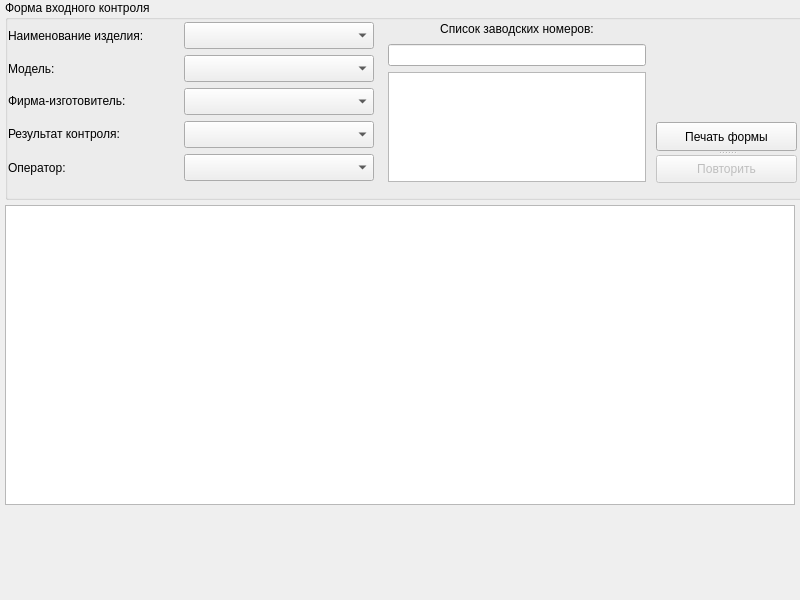
<?xml version="1.0" encoding="UTF-8"?>
<ui version="4.0">
 <class>vkForm</class>
 <widget class="QWidget" name="vkForm">
  <property name="geometry">
   <rect>
    <x>0</x>
    <y>0</y>
    <width>800</width>
    <height>600</height>
   </rect>
  </property>
  <property name="sizePolicy">
   <sizepolicy hsizetype="Fixed" vsizetype="Fixed">
    <horstretch>0</horstretch>
    <verstretch>0</verstretch>
   </sizepolicy>
  </property>
  <property name="minimumSize">
   <size>
    <width>800</width>
    <height>600</height>
   </size>
  </property>
  <property name="maximumSize">
   <size>
    <width>800</width>
    <height>600</height>
   </size>
  </property>
  <property name="windowTitle">
   <string>Form</string>
  </property>
  <widget class="QGroupBox" name="groupBox">
   <property name="geometry">
    <rect>
     <x>5</x>
     <y>0</y>
     <width>800</width>
     <height>200</height>
    </rect>
   </property>
   <property name="minimumSize">
    <size>
     <width>800</width>
     <height>200</height>
    </size>
   </property>
   <property name="styleSheet">
    <string notr="true">border-color: rgb(85, 85, 127);</string>
   </property>
   <property name="title">
    <string>Форма входного контроля</string>
   </property>
   <property name="flat">
    <bool>false</bool>
   </property>
   <widget class="QSplitter" name="splitter">
    <property name="geometry">
     <rect>
      <x>651</x>
      <y>122</y>
      <width>141</width>
      <height>61</height>
     </rect>
    </property>
    <property name="orientation">
     <enum>Qt::Vertical</enum>
    </property>
    <widget class="QPushButton" name="print_pB">
     <property name="text">
      <string>Печать формы</string>
     </property>
    </widget>
    <widget class="QPushButton" name="repeate_pB">
     <property name="enabled">
      <bool>false</bool>
     </property>
     <property name="text">
      <string>Повторить</string>
     </property>
    </widget>
   </widget>
   <widget class="QWidget" name="">
    <property name="geometry">
     <rect>
      <x>3</x>
      <y>22</y>
      <width>368</width>
      <height>161</height>
     </rect>
    </property>
    <layout class="QFormLayout" name="formLayout">
     <item row="0" column="0">
      <widget class="QLabel" name="label">
       <property name="sizePolicy">
        <sizepolicy hsizetype="Fixed" vsizetype="Preferred">
         <horstretch>0</horstretch>
         <verstretch>0</verstretch>
        </sizepolicy>
       </property>
       <property name="minimumSize">
        <size>
         <width>170</width>
         <height>27</height>
        </size>
       </property>
       <property name="text">
        <string>Наименование изделия:</string>
       </property>
       <property name="wordWrap">
        <bool>true</bool>
       </property>
      </widget>
     </item>
     <item row="0" column="1">
      <widget class="QComboBox" name="naimIzdel_cB">
       <property name="sizePolicy">
        <sizepolicy hsizetype="Fixed" vsizetype="Fixed">
         <horstretch>0</horstretch>
         <verstretch>0</verstretch>
        </sizepolicy>
       </property>
       <property name="minimumSize">
        <size>
         <width>190</width>
         <height>27</height>
        </size>
       </property>
      </widget>
     </item>
     <item row="1" column="0">
      <widget class="QLabel" name="label_2">
       <property name="sizePolicy">
        <sizepolicy hsizetype="Fixed" vsizetype="Preferred">
         <horstretch>0</horstretch>
         <verstretch>0</verstretch>
        </sizepolicy>
       </property>
       <property name="minimumSize">
        <size>
         <width>60</width>
         <height>27</height>
        </size>
       </property>
       <property name="text">
        <string>Модель:</string>
       </property>
      </widget>
     </item>
     <item row="1" column="1">
      <widget class="QComboBox" name="model_cB">
       <property name="sizePolicy">
        <sizepolicy hsizetype="Fixed" vsizetype="Fixed">
         <horstretch>0</horstretch>
         <verstretch>0</verstretch>
        </sizepolicy>
       </property>
       <property name="minimumSize">
        <size>
         <width>190</width>
         <height>27</height>
        </size>
       </property>
       <property name="layoutDirection">
        <enum>Qt::LeftToRight</enum>
       </property>
      </widget>
     </item>
     <item row="2" column="0">
      <widget class="QLabel" name="label_3">
       <property name="sizePolicy">
        <sizepolicy hsizetype="Fixed" vsizetype="Maximum">
         <horstretch>0</horstretch>
         <verstretch>0</verstretch>
        </sizepolicy>
       </property>
       <property name="minimumSize">
        <size>
         <width>152</width>
         <height>27</height>
        </size>
       </property>
       <property name="text">
        <string>&lt;html&gt;&lt;head/&gt;&lt;body&gt;&lt;p&gt;Фирма-изготовитель:&lt;/p&gt;&lt;/body&gt;&lt;/html&gt;</string>
       </property>
       <property name="wordWrap">
        <bool>true</bool>
       </property>
      </widget>
     </item>
     <item row="2" column="1">
      <widget class="QComboBox" name="firma_cB">
       <property name="sizePolicy">
        <sizepolicy hsizetype="Fixed" vsizetype="Fixed">
         <horstretch>0</horstretch>
         <verstretch>0</verstretch>
        </sizepolicy>
       </property>
       <property name="minimumSize">
        <size>
         <width>190</width>
         <height>27</height>
        </size>
       </property>
      </widget>
     </item>
     <item row="3" column="0">
      <widget class="QLabel" name="label_4">
       <property name="sizePolicy">
        <sizepolicy hsizetype="Fixed" vsizetype="Fixed">
         <horstretch>0</horstretch>
         <verstretch>0</verstretch>
        </sizepolicy>
       </property>
       <property name="minimumSize">
        <size>
         <width>152</width>
         <height>27</height>
        </size>
       </property>
       <property name="text">
        <string>&lt;html&gt;&lt;head/&gt;&lt;body&gt;&lt;p&gt;Результат контроля:&lt;/p&gt;&lt;/body&gt;&lt;/html&gt;</string>
       </property>
       <property name="wordWrap">
        <bool>true</bool>
       </property>
      </widget>
     </item>
     <item row="3" column="1">
      <widget class="QComboBox" name="rezult_cB">
       <property name="sizePolicy">
        <sizepolicy hsizetype="Fixed" vsizetype="Fixed">
         <horstretch>0</horstretch>
         <verstretch>0</verstretch>
        </sizepolicy>
       </property>
       <property name="minimumSize">
        <size>
         <width>190</width>
         <height>27</height>
        </size>
       </property>
       <property name="currentIndex">
        <number>-1</number>
       </property>
       <item>
        <property name="text">
         <string>ИСПРАВНО</string>
        </property>
       </item>
       <item>
        <property name="text">
         <string>НЕИСПРАВНО</string>
        </property>
       </item>
       <item>
        <property name="text">
         <string>ИСПРАВНЫ</string>
        </property>
       </item>
       <item>
        <property name="text">
         <string>НЕИСПРАВНЫ</string>
        </property>
       </item>
      </widget>
     </item>
     <item row="4" column="0">
      <widget class="QLabel" name="label_5">
       <property name="sizePolicy">
        <sizepolicy hsizetype="Fixed" vsizetype="Fixed">
         <horstretch>0</horstretch>
         <verstretch>0</verstretch>
        </sizepolicy>
       </property>
       <property name="minimumSize">
        <size>
         <width>73</width>
         <height>27</height>
        </size>
       </property>
       <property name="text">
        <string>Оператор:</string>
       </property>
      </widget>
     </item>
     <item row="4" column="1">
      <widget class="QComboBox" name="operator_cB">
       <property name="sizePolicy">
        <sizepolicy hsizetype="Fixed" vsizetype="Fixed">
         <horstretch>0</horstretch>
         <verstretch>0</verstretch>
        </sizepolicy>
       </property>
       <property name="minimumSize">
        <size>
         <width>190</width>
         <height>27</height>
        </size>
       </property>
      </widget>
     </item>
    </layout>
   </widget>
   <widget class="QWidget" name="">
    <property name="geometry">
     <rect>
      <x>383</x>
      <y>21</y>
      <width>258</width>
      <height>161</height>
     </rect>
    </property>
    <layout class="QVBoxLayout" name="verticalLayout">
     <property name="sizeConstraint">
      <enum>QLayout::SetMaximumSize</enum>
     </property>
     <item>
      <widget class="QLabel" name="label_6">
       <property name="sizePolicy">
        <sizepolicy hsizetype="Minimum" vsizetype="Minimum">
         <horstretch>0</horstretch>
         <verstretch>0</verstretch>
        </sizepolicy>
       </property>
       <property name="minimumSize">
        <size>
         <width>256</width>
         <height>17</height>
        </size>
       </property>
       <property name="text">
        <string>&lt;html&gt;&lt;head/&gt;&lt;body&gt;&lt;p&gt;Список заводских номеров:&lt;/p&gt;&lt;/body&gt;&lt;/html&gt;</string>
       </property>
       <property name="alignment">
        <set>Qt::AlignCenter</set>
       </property>
       <property name="wordWrap">
        <bool>true</bool>
       </property>
      </widget>
     </item>
     <item>
      <widget class="QLineEdit" name="zavNumber_lE"/>
     </item>
     <item>
      <widget class="QListView" name="zavNumber_lV">
       <property name="sizePolicy">
        <sizepolicy hsizetype="Expanding" vsizetype="Fixed">
         <horstretch>0</horstretch>
         <verstretch>0</verstretch>
        </sizepolicy>
       </property>
       <property name="minimumSize">
        <size>
         <width>0</width>
         <height>103</height>
        </size>
       </property>
      </widget>
     </item>
    </layout>
   </widget>
  </widget>
  <widget class="QTableView" name="bd_tV">
   <property name="geometry">
    <rect>
     <x>5</x>
     <y>205</y>
     <width>790</width>
     <height>300</height>
    </rect>
   </property>
  </widget>
 </widget>
 <resources/>
 <connections/>
</ui>
